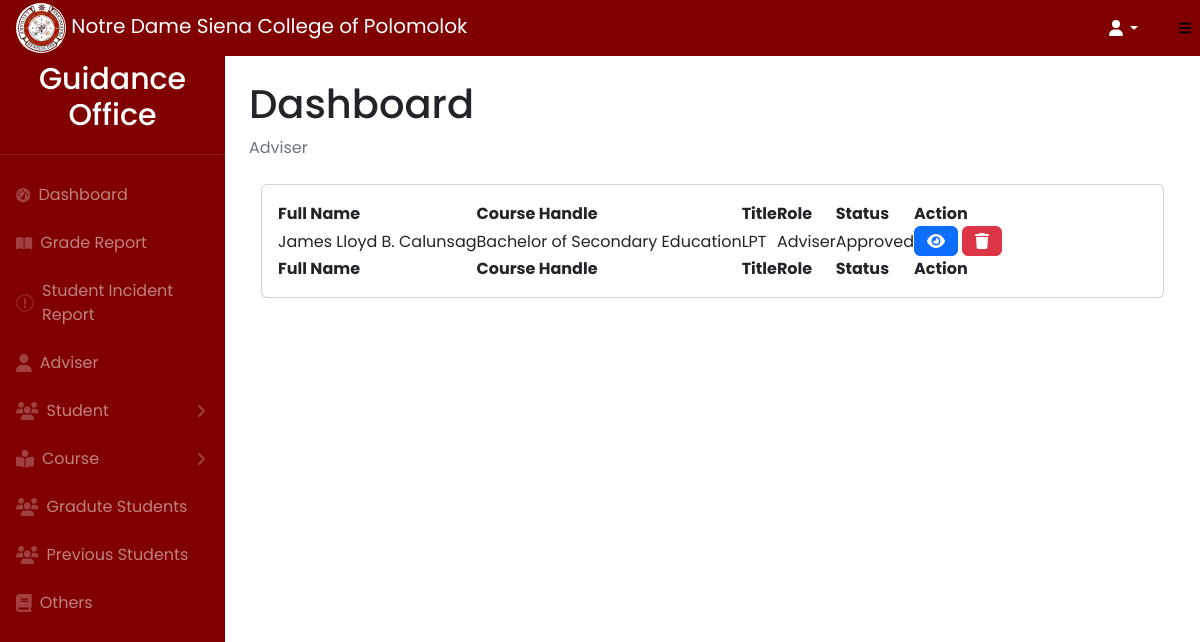
Screenshot of /admin/adviser.php with the database file from the repository.
### tables this page shows
CREATE TABLE `users` (
  `id` int(11) NOT NULL,
  `lname` varchar(255) NOT NULL,
  `mname` varchar(255) NOT NULL,
  `fname` varchar(255) NOT NULL,
  `course_belong` varchar(255) NOT NULL,
  `profile` varchar(255) NOT NULL,
  `username` varchar(255) NOT NULL,
  `password` varchar(255) NOT NULL,
  `title` varchar(255) NOT NULL,
  `role` varchar(255) NOT NULL,
  `status` varchar(255) NOT NULL
);

### admin/adviser.php (the view, shortened to what this page needs)
<?php
   require('assets/component/header.php');
   require('assets/component/topnavbar.php');
   require('assets/component/sidebar.php');
   include('../db-conn/config.php');
   $query = "SELECT * FROM users";
   $result = mysqli_query($conn, $query);
?>
<div id="layoutSidenav">
    <div id="layoutSidenav_content">
        <main>
            <div class="container-fluid px-4">
                <h1 class="mt-4">Dashboard</h1>
                <ol class="breadcrumb mb-4">
                    <li class="breadcrumb-item active">Adviser</li>
                </ol>
                <main>
                    <div class="container-fluid px-6">
                        <div class="card mb-4">
                            <div class="card-body">
                                <table id="datatablesSimple">
                                    <thead>
                                        <tr>
                                            <th>Full Name</th>
                                            <th>Course Handle </th>
                                            <th>Title</th>
                                            <th>Role</th>
                                            <th>Status</th>
                                            <th>Action</th>
                                        </tr>
                                    </thead>
                                    <tfoot>
                                        <tr>
                                            <th>Full Name</th>
                                            <th>Course Handle </th>
                                            <th>Title</th>
                                            <th>Role</th>
                                            <th>Status</th>
                                            <th>Action</th>
                                        </tr>
                                    </tfoot>
                                    <tbody>
                                        <?php
                                            while ($row = mysqli_fetch_array($result)) {
                                            $id = $row['id'];
                                            $fname = $row['fname'];
                                            $mname = $row['mname'];
                                            $lname = $row['lname'];
                                            $course = $row['course_belong'];
                                            $role = $row['role'];
                                            $status = $row['status'];
                                            $title = $row['title'];
                                            if ($role !== 'admin') {
                                          ?>
                                        <tr>
                                            <td><?php echo $fname .' '. $mname .' '. $lname ?></td>
                                            <td><?php echo $course ?></td>
                                            <td><?php echo $title ?></td>
                                            <td><?php echo ucfirst($role) ?></td>
                                            <td><?php echo ucfirst($status) ?></td>
                                            <td>
                                            <button class="btn btn-primary"
                                                onclick="openView(<?php echo $id; ?>)"><i class="fa-solid fa-eye"></i></button>
                                            <button class="btn btn-danger"
                                                onclick="openDelete(<?php echo $id; ?>)"><i class="fa-solid fa-trash"></i></button>
                                            </td>
                                        </tr>
                                        <?php
                                        }
                                            }
                                        ?>
                                    </tbody>
                                </table>
                            </div>
                        </div>
                    </div>
                </main>
            </div>
        </main>
    </div>
</div>

### admin/css/file.css (style rules this page uses)
* { margin: 0; padding: 0; box-sizing: border-box; font-family: "Poppins", sans-serif; }
.card { margin-top: 20px; }

### rows the page displays
users: fname "James Lloyd", mname "B.", lname "Calunsag", course_belong "Bachelor of Secondary Education", title "LPT", role "Adviser", status "Approved"
